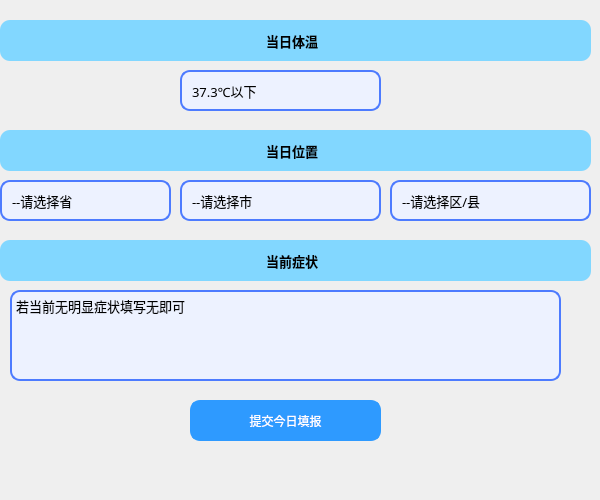
      <widget class="QWidget" name="tab_7">
       <attribute name="title">
        <string>              今日填报             </string>
       </attribute>
       <widget class="QComboBox" name="comboBox_tem">
        <property name="geometry">
         <rect>
          <x>180</x>
          <y>70</y>
          <width>201</width>
          <height>41</height>
         </rect>
        </property>
        <property name="font">
         <font>
          <family>微软雅黑</family>
          <pointsize>10</pointsize>
         </font>
        </property>
        <property name="styleSheet">
         <string notr="true">/*QCombobox主体*/
QComboBox {
    border: 2px solid #f3f3f3;/*设置线宽*/
	background-color: rgb(237, 242, 255);/*背景颜色*/
    border-radius: 10px;/*圆角*/
    padding: 1px 2px 1px 2px;  /*针对于组合框中的文本内容*/
	text-align:bottom;
    min-width: 9em;   /*# 组合框的最小宽度*/
    /*min-height: 5em;*/

	border-style:solid;/*边框为实线型*/
	border-width:2px;/*边框宽度*/
	border-color:rgb(77, 123, 255);/*边框颜色*/

	padding-left: 10px;/*左侧边距*/
}
/*QCombobox右侧按钮*/
QComboBox::drop-down {
	width: 15px;
	border-left-width: 0px;
}


QComboBox QAbstractItemView {
    border: 2px solid #f3f3f3;/*边框宽度、线形、颜色*/
	background-color: rgba(237, 242, 255, 1);/*背景颜色*/
    border-radius: 15px;/*圆角*/
    padding: 1px 2px 1px 2px;  /*针对于组合框中的文本内容*/
    min-width: 9em;   /*# 组合框的最小宽度*/
}

/* 下拉后，整个下拉窗体每项的样式 */
QComboBox QAbstractItemView::item {
	border-radius: 15px;/*圆角*/
    height: 30px;   /* 项的高度（设置pComboBox-&gt;setView(new QListView());后，该项才起作用） */
	background-color: rgb(237, 242, 255);

}

/*以下部分不知为何不生效，有待调试*/
/* 下拉后，整个下拉窗体越过每项的样式 */
QComboBox QAbstractItemView::item:hover {
    color: #FFFFF0;
       /* 整个下拉窗体越过每项的背景色 */
	background-color: rgb(98, 0, 255);
}

/* 下拉后，整个下拉窗体被选择的每项的样式 */
QComboBox QAbstractItemView::item:selected {
    color: #FFFFF0;
	background-color: rgb(0, 85, 200);
}
</string>
        </property>
        <item>
         <property name="text">
          <string>37.3℃以下</string>
         </property>
        </item>
        <item>
         <property name="text">
          <string>37.3℃~37.8℃</string>
         </property>
        </item>
        <item>
         <property name="text">
          <string>37.8℃~39.0℃</string>
         </property>
        </item>
        <item>
         <property name="text">
          <string>39.0℃以上</string>
         </property>
        </item>
       </widget>
       <widget class="QComboBox" name="comboBox_county">
        <property name="geometry">
         <rect>
          <x>390</x>
          <y>180</y>
          <width>201</width>
          <height>41</height>
         </rect>
        </property>
        <property name="font">
         <font>
          <family>微软雅黑</family>
          <pointsize>10</pointsize>
         </font>
        </property>
        <property name="styleSheet">
         <string notr="true">/*QCombobox主体*/
QComboBox {
    border: 2px solid #f3f3f3;/*设置线宽*/
	background-color: rgb(237, 242, 255);/*背景颜色*/
    border-radius: 10px;/*圆角*/
    padding: 1px 2px 1px 2px;  /*针对于组合框中的文本内容*/
	text-align:bottom;
    min-width: 9em;   /*# 组合框的最小宽度*/
    /*min-height: 5em;*/

	border-style:solid;/*边框为实线型*/
	border-width:2px;/*边框宽度*/
	border-color:rgb(77, 123, 255);/*边框颜色*/

	padding-left: 10px;/*左侧边距*/
}
/*QCombobox右侧按钮*/
QComboBox::drop-down {
	width: 15px;
	border-left-width: 0px;
}


QComboBox QAbstractItemView {
    border: 2px solid #f3f3f3;/*边框宽度、线形、颜色*/
	background-color: rgba(237, 242, 255, 1);/*背景颜色*/
    border-radius: 15px;/*圆角*/
    padding: 1px 2px 1px 2px;  /*针对于组合框中的文本内容*/
    min-width: 9em;   /*# 组合框的最小宽度*/
}

/* 下拉后，整个下拉窗体每项的样式 */
QComboBox QAbstractItemView::item {
	border-radius: 15px;/*圆角*/
    height: 30px;   /* 项的高度（设置pComboBox-&gt;setView(new QListView());后，该项才起作用） */
	background-color: rgb(237, 242, 255);

}

/*以下部分不知为何不生效，有待调试*/
/* 下拉后，整个下拉窗体越过每项的样式 */
QComboBox QAbstractItemView::item:hover {
    color: #FFFFF0;
       /* 整个下拉窗体越过每项的背景色 */
	background-color: rgb(98, 0, 255);
}

/* 下拉后，整个下拉窗体被选择的每项的样式 */
QComboBox QAbstractItemView::item:selected {
    color: #FFFFF0;
	background-color: rgb(0, 85, 200);
}
</string>
        </property>
        <item>
         <property name="text">
          <string>--请选择区/县</string>
         </property>
        </item>
       </widget>
       <widget class="QTextEdit" name="textEdit">
        <property name="geometry">
         <rect>
          <x>10</x>
          <y>290</y>
          <width>551</width>
          <height>91</height>
         </rect>
        </property>
        <property name="styleSheet">
         <string notr="true">border: 2px solid #f3f3f3;
border-color:rgb(77, 123, 255);
font: 10pt &quot;微软雅黑&quot;;
border-radius:10px;
background-color: rgb(237, 242, 255);</string>
        </property>
        <property name="markdown">
         <string>若当前无明显症状填写无即可

</string>
        </property>
        <property name="html">
         <string>&lt;!DOCTYPE HTML PUBLIC &quot;-//W3C//DTD HTML 4.0//EN&quot; &quot;http://www.w3.org/TR/REC-html40/strict.dtd&quot;&gt;
&lt;html&gt;&lt;head&gt;&lt;meta name=&quot;qrichtext&quot; content=&quot;1&quot; /&gt;&lt;style type=&quot;text/css&quot;&gt;
p, li { white-space: pre-wrap; }
&lt;/style&gt;&lt;/head&gt;&lt;body style=&quot; font-family:'微软雅黑'; font-size:10pt; font-weight:400; font-style:normal;&quot;&gt;
&lt;p style=&quot; margin-top:0px; margin-bottom:0px; margin-left:0px; margin-right:0px; -qt-block-indent:0; text-indent:0px;&quot;&gt;若当前无明显症状填写无即可&lt;/p&gt;&lt;/body&gt;&lt;/html&gt;</string>
        </property>
       </widget>
       <widget class="QPushButton" name="get_report">
        <property name="geometry">
         <rect>
          <x>190</x>
          <y>400</y>
          <width>191</width>
          <height>41</height>
         </rect>
        </property>
        <property name="styleSheet">
         <string notr="true">QPushButton{
	font: 12pt &quot;微软雅黑&quot;;
	
	background-color:rgb(46, 154, 255);
	color: rgb(255, 255, 255);
	border: 3px solid rgb(46, 154, 255);
	border-radius:10px
}
QPushButton:hover{
	
	color:rgb(46, 154, 255);
	background-color: rgb(255, 255, 255);
}
QPushButton:pressed{
	padding-top:5px;
	padding-left:5px
}
</string>
        </property>
        <property name="text">
         <string>提交今日填报</string>
        </property>
       </widget>
       <widget class="QLabel" name="label_2">
        <property name="geometry">
         <rect>
          <x>0</x>
          <y>130</y>
          <width>591</width>
          <height>41</height>
         </rect>
        </property>
        <property name="font">
         <font>
          <family>微软雅黑</family>
          <pointsize>10</pointsize>
          <weight>75</weight>
          <bold>true</bold>
         </font>
        </property>
        <property name="styleSheet">
         <string notr="true">background-color: rgb(130, 215, 255);
 border-radius: 10px;</string>
        </property>
        <property name="text">
         <string>当日位置  </string>
        </property>
        <property name="alignment">
         <set>Qt::AlignCenter</set>
        </property>
       </widget>
       <widget class="QLabel" name="label_3">
        <property name="geometry">
         <rect>
          <x>0</x>
          <y>240</y>
          <width>591</width>
          <height>41</height>
         </rect>
        </property>
        <property name="font">
         <font>
          <family>微软雅黑</family>
          <pointsize>10</pointsize>
          <weight>75</weight>
          <bold>true</bold>
         </font>
        </property>
        <property name="styleSheet">
         <string notr="true">background-color: rgb(130, 215, 255);
 border-radius: 10px;</string>
        </property>
        <property name="text">
         <string>当前症状  </string>
        </property>
        <property name="alignment">
         <set>Qt::AlignCenter</set>
        </property>
       </widget>
       <widget class="QComboBox" name="comboBox_province">
        <property name="geometry">
         <rect>
          <x>0</x>
          <y>180</y>
          <width>171</width>
          <height>41</height>
         </rect>
        </property>
        <property name="font">
         <font>
          <family>微软雅黑</family>
          <pointsize>10</pointsize>
         </font>
        </property>
        <property name="styleSheet">
         <string notr="true">/*QCombobox主体*/
QComboBox {
    border: 2px solid #f3f3f3;/*设置线宽*/
	background-color: rgb(237, 242, 255);/*背景颜色*/
    border-radius: 10px;/*圆角*/
    padding: 1px 2px 1px 2px;  /*针对于组合框中的文本内容*/
	text-align:bottom;
    min-width: 9em;   /*# 组合框的最小宽度*/
    /*min-height: 5em;*/

	border-style:solid;/*边框为实线型*/
	border-width:2px;/*边框宽度*/
	border-color:rgb(77, 123, 255);/*边框颜色*/

	padding-left: 10px;/*左侧边距*/
}
/*QCombobox右侧按钮*/
QComboBox::drop-down {
	width: 15px;
	border-left-width: 0px;
}


QComboBox QAbstractItemView {
    border: 2px solid #f3f3f3;/*边框宽度、线形、颜色*/
	background-color: rgba(237, 242, 255, 1);/*背景颜色*/
    border-radius: 15px;/*圆角*/
    padding: 1px 2px 1px 2px;  /*针对于组合框中的文本内容*/
    min-width: 9em;   /*# 组合框的最小宽度*/
}

/* 下拉后，整个下拉窗体每项的样式 */
QComboBox QAbstractItemView::item {
	border-radius: 15px;/*圆角*/
    height: 30px;   /* 项的高度（设置pComboBox-&gt;setView(new QListView());后，该项才起作用） */
	background-color: rgb(237, 242, 255);

}

/*以下部分不知为何不生效，有待调试*/
/* 下拉后，整个下拉窗体越过每项的样式 */
QComboBox QAbstractItemView::item:hover {
    color: #FFFFF0;
       /* 整个下拉窗体越过每项的背景色 */
	background-color: rgb(98, 0, 255);
}

/* 下拉后，整个下拉窗体被选择的每项的样式 */
QComboBox QAbstractItemView::item:selected {
    color: #FFFFF0;
	background-color: rgb(0, 85, 200);
}
</string>
        </property>
        <item>
         <property name="text">
          <string>--请选择省</string>
         </property>
        </item>
       </widget>
       <widget class="QComboBox" name="comboBox_city">
        <property name="geometry">
         <rect>
          <x>180</x>
          <y>180</y>
          <width>201</width>
          <height>41</height>
         </rect>
        </property>
        <property name="font">
         <font>
          <family>微软雅黑</family>
          <pointsize>10</pointsize>
         </font>
        </property>
        <property name="styleSheet">
         <string notr="true">/*QCombobox主体*/
QComboBox {
    border: 2px solid #f3f3f3;/*设置线宽*/
	background-color: rgb(237, 242, 255);/*背景颜色*/
    border-radius: 10px;/*圆角*/
    padding: 1px 2px 1px 2px;  /*针对于组合框中的文本内容*/
	text-align:bottom;
    min-width: 9em;   /*# 组合框的最小宽度*/
    /*min-height: 5em;*/

	border-style:solid;/*边框为实线型*/
	border-width:2px;/*边框宽度*/
	border-color:rgb(77, 123, 255);/*边框颜色*/

	padding-left: 10px;/*左侧边距*/
}
/*QCombobox右侧按钮*/
QComboBox::drop-down {
	width: 15px;
	border-left-width: 0px;
}


QComboBox QAbstractItemView {
    border: 2px solid #f3f3f3;/*边框宽度、线形、颜色*/
	background-color: rgba(237, 242, 255, 1);/*背景颜色*/
    border-radius: 15px;/*圆角*/
    padding: 1px 2px 1px 2px;  /*针对于组合框中的文本内容*/
    min-width: 9em;   /*# 组合框的最小宽度*/
}

/* 下拉后，整个下拉窗体每项的样式 */
QComboBox QAbstractItemView::item {
	border-radius: 15px;/*圆角*/
    height: 30px;   /* 项的高度（设置pComboBox-&gt;setView(new QListView());后，该项才起作用） */
	background-color: rgb(237, 242, 255);

}

/*以下部分不知为何不生效，有待调试*/
/* 下拉后，整个下拉窗体越过每项的样式 */
QComboBox QAbstractItemView::item:hover {
    color: #FFFFF0;
       /* 整个下拉窗体越过每项的背景色 */
	background-color: rgb(98, 0, 255);
}

/* 下拉后，整个下拉窗体被选择的每项的样式 */
QComboBox QAbstractItemView::item:selected {
    color: #FFFFF0;
	background-color: rgb(0, 85, 200);
}
</string>
        </property>
        <item>
         <property name="text">
          <string>--请选择市</string>
         </property>
        </item>
       </widget>
       <widget class="QLabel" name="label">
        <property name="geometry">
         <rect>
          <x>0</x>
          <y>20</y>
          <width>591</width>
          <height>41</height>
         </rect>
        </property>
        <property name="font">
         <font>
          <family>微软雅黑</family>
          <pointsize>10</pointsize>
          <weight>75</weight>
          <bold>true</bold>
         </font>
        </property>
        <property name="styleSheet">
         <string notr="true">background-color: rgb(130, 215, 255);
 border-radius: 10px;</string>
        </property>
        <property name="text">
         <string>当日体温  </string>
        </property>
        <property name="alignment">
         <set>Qt::AlignCenter</set>
        </property>
       </widget>
       <widget class="QLabel" name="label_report_1">
        <property name="geometry">
         <rect>
          <x>131</x>
          <y>450</y>
          <width>301</width>
          <height>41</height>
         </rect>
        </property>
        <property name="font">
         <font>
          <family>微软雅黑</family>
          <pointsize>12</pointsize>
         </font>
        </property>
        <property name="styleSheet">
         <string notr="true">color:rgb(255, 0, 0);</string>
        </property>
        <property name="text">
         <string/>
        </property>
       </widget>
      </widget>
